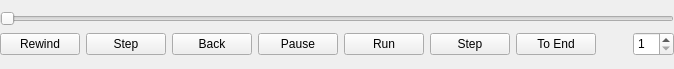
<?xml version="1.0" encoding="UTF-8"?>
<ui version="4.0">
 <class>SimControlWidget</class>
 <widget class="QWidget" name="SimulationControls">
  <property name="modal" stdset="0">
   <bool>false</bool>
  </property>
  <property name="geometry">
   <rect>
    <x>0</x>
    <y>0</y>
    <width>674</width>
    <height>69</height>
   </rect>
  </property>
  <property name="windowTitle">
   <string>Settings</string>
  </property>
  <property name="styleSheet">
   <string notr="true">/*QWidget {
	font-size: 9pt;
}*/

QSpinBox, QDoubleSpinBox {
	padding-top: 1px;
	padding-bottom: 1px;
}

QGroupBox {
	border: none;
	padding-top: 16;
	font-weight: bold;
}</string>
  </property>
  <layout class="QVBoxLayout" name="verticalLayout">
   <property name="leftMargin">
    <number>0</number>
   </property>
   <property name="rightMargin">
    <number>0</number>
   </property>
   <item>
    <layout class="QHBoxLayout" name="horizontalLayout">
     <item>
      <widget class="QSlider" name="horizontalSlider_Position">
       <property name="orientation">
        <enum>Qt::Horizontal</enum>
       </property>
      </widget>
     </item>
    </layout>
   </item>
   <item>
    <layout class="QHBoxLayout" name="horizontalLayout_2">
     <item>
      <widget class="QPushButton" name="pushButton_Rewind">
       <property name="text">
        <string>Rewind</string>
       </property>
       <property name="icon">
        <iconset>
         <normaloff>pics/media-skip-backward.png</normaloff>pics/media-skip-backward.png</iconset>
       </property>
      </widget>
     </item>
     <item>
      <widget class="QPushButton" name="pushButton_StepBackward">
       <property name="text">
        <string>Step</string>
       </property>
       <property name="icon">
        <iconset>
         <normaloff>pics/media-seek-backward.png</normaloff>pics/media-seek-backward.png</iconset>
       </property>
       <property name="autoRepeat">
        <bool>true</bool>
       </property>
      </widget>
     </item>
     <item>
      <widget class="QPushButton" name="pushButton_RunBackward">
       <property name="text">
        <string>Back</string>
       </property>
       <property name="icon">
        <iconset>
         <normaloff>pics/media-playback-back.png</normaloff>pics/media-playback-back.png</iconset>
       </property>
      </widget>
     </item>
     <item>
      <widget class="QPushButton" name="pushButton_Pause">
       <property name="text">
        <string>Pause</string>
       </property>
       <property name="icon">
        <iconset>
         <normaloff>pics/media-playback-pause.png</normaloff>pics/media-playback-pause.png</iconset>
       </property>
      </widget>
     </item>
     <item>
      <widget class="QPushButton" name="pushButton_RunForward">
       <property name="text">
        <string>Run</string>
       </property>
       <property name="icon">
        <iconset>
         <normaloff>pics/media-playback-start.png</normaloff>pics/media-playback-start.png</iconset>
       </property>
      </widget>
     </item>
     <item>
      <widget class="QPushButton" name="pushButton_StepForward">
       <property name="text">
        <string>Step</string>
       </property>
       <property name="icon">
        <iconset>
         <normaloff>pics/media-seek-forward.png</normaloff>pics/media-seek-forward.png</iconset>
       </property>
       <property name="autoRepeat">
        <bool>true</bool>
       </property>
      </widget>
     </item>
     <item>
      <widget class="QPushButton" name="pushButton_ToEnd">
       <property name="text">
        <string>To End</string>
       </property>
       <property name="icon">
        <iconset>
         <normaloff>pics/media-skip-forward.png</normaloff>pics/media-skip-forward.png</iconset>
       </property>
      </widget>
     </item>
     <item>
      <spacer name="horizontalSpacer_2">
       <property name="orientation">
        <enum>Qt::Horizontal</enum>
       </property>
       <property name="sizeHint" stdset="0">
        <size>
         <width>40</width>
         <height>20</height>
        </size>
       </property>
      </spacer>
     </item>
     <item>
      <widget class="QSpinBox" name="spinBox_SpeedFactor">
       <property name="toolTip">
        <string>Speed factor</string>
       </property>
       <property name="minimum">
        <number>1</number>
       </property>
      </widget>
     </item>
    </layout>
   </item>
  </layout>
 </widget>
 <resources/>
 <connections/>
</ui>
